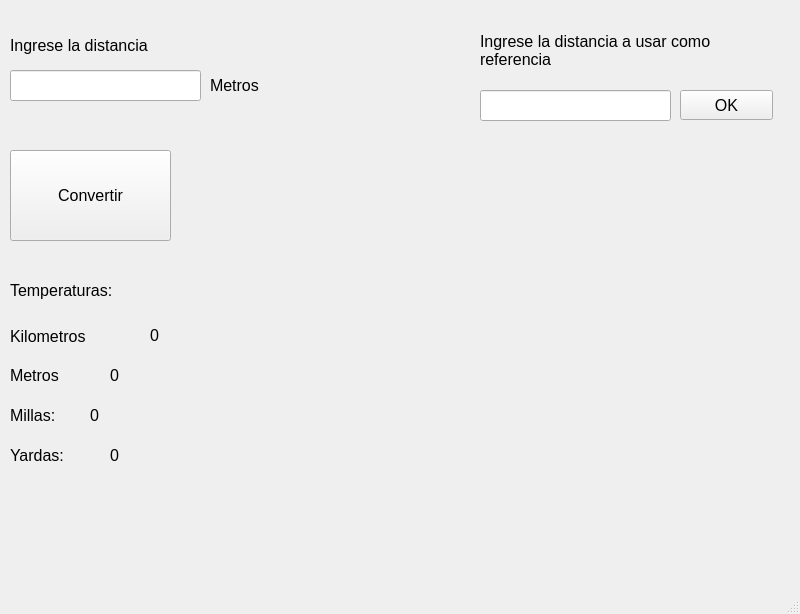
<?xml version="1.0" encoding="UTF-8"?>
<ui version="4.0">
 <class>MainWindow</class>
 <widget class="QMainWindow" name="MainWindow">
  <property name="geometry">
   <rect>
    <x>0</x>
    <y>0</y>
    <width>800</width>
    <height>614</height>
   </rect>
  </property>
  <property name="windowTitle">
   <string>MainWindow</string>
  </property>
  <widget class="QWidget" name="centralwidget">
   <widget class="QLabel" name="label_3">
    <property name="geometry">
     <rect>
      <x>10</x>
      <y>260</y>
      <width>301</width>
      <height>61</height>
     </rect>
    </property>
    <property name="font">
     <font>
      <pointsize>12</pointsize>
     </font>
    </property>
    <property name="text">
     <string>Temperaturas:</string>
    </property>
   </widget>
   <widget class="QLabel" name="km">
    <property name="geometry">
     <rect>
      <x>150</x>
      <y>320</y>
      <width>640</width>
      <height>30</height>
     </rect>
    </property>
    <property name="font">
     <font>
      <pointsize>12</pointsize>
     </font>
    </property>
    <property name="text">
     <string>0</string>
    </property>
   </widget>
   <widget class="QLineEdit" name="dist_default">
    <property name="geometry">
     <rect>
      <x>10</x>
      <y>70</y>
      <width>191</width>
      <height>31</height>
     </rect>
    </property>
    <property name="font">
     <font>
      <pointsize>12</pointsize>
     </font>
    </property>
    <property name="inputMethodHints">
     <set>Qt::ImhPreferNumbers</set>
    </property>
   </widget>
   <widget class="QLabel" name="label_6">
    <property name="geometry">
     <rect>
      <x>10</x>
      <y>320</y>
      <width>136</width>
      <height>33</height>
     </rect>
    </property>
    <property name="font">
     <font>
      <pointsize>12</pointsize>
     </font>
    </property>
    <property name="text">
     <string>Kilometros</string>
    </property>
   </widget>
   <widget class="QLabel" name="label_7">
    <property name="geometry">
     <rect>
      <x>10</x>
      <y>20</y>
      <width>411</width>
      <height>51</height>
     </rect>
    </property>
    <property name="font">
     <font>
      <pointsize>12</pointsize>
     </font>
    </property>
    <property name="text">
     <string>Ingrese la distancia</string>
    </property>
   </widget>
   <widget class="QLineEdit" name="eleccion_dist">
    <property name="geometry">
     <rect>
      <x>480</x>
      <y>90</y>
      <width>191</width>
      <height>31</height>
     </rect>
    </property>
    <property name="font">
     <font>
      <pointsize>12</pointsize>
     </font>
    </property>
   </widget>
   <widget class="QLabel" name="label_4">
    <property name="geometry">
     <rect>
      <x>10</x>
      <y>400</y>
      <width>210</width>
      <height>30</height>
     </rect>
    </property>
    <property name="font">
     <font>
      <pointsize>12</pointsize>
     </font>
    </property>
    <property name="text">
     <string>Millas:</string>
    </property>
   </widget>
   <widget class="QLabel" name="termp_defecto_2">
    <property name="geometry">
     <rect>
      <x>10</x>
      <y>440</y>
      <width>210</width>
      <height>30</height>
     </rect>
    </property>
    <property name="font">
     <font>
      <pointsize>12</pointsize>
     </font>
    </property>
    <property name="text">
     <string>Yardas:</string>
    </property>
   </widget>
   <widget class="QLabel" name="chequeo">
    <property name="geometry">
     <rect>
      <x>180</x>
      <y>160</y>
      <width>591</width>
      <height>81</height>
     </rect>
    </property>
    <property name="font">
     <font>
      <pointsize>12</pointsize>
     </font>
    </property>
    <property name="text">
     <string/>
    </property>
    <property name="wordWrap">
     <bool>true</bool>
    </property>
   </widget>
   <widget class="QLabel" name="label_5">
    <property name="geometry">
     <rect>
      <x>10</x>
      <y>360</y>
      <width>210</width>
      <height>30</height>
     </rect>
    </property>
    <property name="font">
     <font>
      <pointsize>12</pointsize>
     </font>
    </property>
    <property name="text">
     <string>Metros</string>
    </property>
   </widget>
   <widget class="QLabel" name="millas">
    <property name="geometry">
     <rect>
      <x>90</x>
      <y>400</y>
      <width>691</width>
      <height>30</height>
     </rect>
    </property>
    <property name="font">
     <font>
      <pointsize>12</pointsize>
     </font>
    </property>
    <property name="text">
     <string>0</string>
    </property>
   </widget>
   <widget class="QLabel" name="dist_defecto">
    <property name="geometry">
     <rect>
      <x>210</x>
      <y>70</y>
      <width>210</width>
      <height>30</height>
     </rect>
    </property>
    <property name="font">
     <font>
      <pointsize>12</pointsize>
     </font>
    </property>
    <property name="text">
     <string>Metros</string>
    </property>
   </widget>
   <widget class="QPushButton" name="conversor">
    <property name="geometry">
     <rect>
      <x>10</x>
      <y>150</y>
      <width>161</width>
      <height>91</height>
     </rect>
    </property>
    <property name="font">
     <font>
      <pointsize>12</pointsize>
     </font>
    </property>
    <property name="text">
     <string>Convertir</string>
    </property>
   </widget>
   <widget class="QLabel" name="label_8">
    <property name="geometry">
     <rect>
      <x>480</x>
      <y>10</y>
      <width>301</width>
      <height>80</height>
     </rect>
    </property>
    <property name="font">
     <font>
      <pointsize>12</pointsize>
      <weight>50</weight>
      <italic>false</italic>
      <bold>false</bold>
      <strikeout>false</strikeout>
     </font>
    </property>
    <property name="layoutDirection">
     <enum>Qt::LeftToRight</enum>
    </property>
    <property name="autoFillBackground">
     <bool>false</bool>
    </property>
    <property name="text">
     <string>Ingrese la distancia a usar como referencia</string>
    </property>
    <property name="textFormat">
     <enum>Qt::AutoText</enum>
    </property>
    <property name="scaledContents">
     <bool>false</bool>
    </property>
    <property name="wordWrap">
     <bool>true</bool>
    </property>
   </widget>
   <widget class="QLabel" name="yardas">
    <property name="geometry">
     <rect>
      <x>110</x>
      <y>440</y>
      <width>671</width>
      <height>30</height>
     </rect>
    </property>
    <property name="font">
     <font>
      <pointsize>12</pointsize>
     </font>
    </property>
    <property name="text">
     <string>0</string>
    </property>
   </widget>
   <widget class="QLabel" name="mts">
    <property name="geometry">
     <rect>
      <x>110</x>
      <y>360</y>
      <width>671</width>
      <height>30</height>
     </rect>
    </property>
    <property name="font">
     <font>
      <pointsize>12</pointsize>
     </font>
    </property>
    <property name="text">
     <string>0</string>
    </property>
   </widget>
   <widget class="QPushButton" name="btton_ok">
    <property name="geometry">
     <rect>
      <x>680</x>
      <y>90</y>
      <width>93</width>
      <height>30</height>
     </rect>
    </property>
    <property name="font">
     <font>
      <pointsize>12</pointsize>
     </font>
    </property>
    <property name="text">
     <string>OK</string>
    </property>
   </widget>
  </widget>
  <widget class="QMenuBar" name="menubar">
   <property name="geometry">
    <rect>
     <x>0</x>
     <y>0</y>
     <width>800</width>
     <height>26</height>
    </rect>
   </property>
  </widget>
  <widget class="QStatusBar" name="statusbar"/>
 </widget>
 <resources/>
 <connections/>
</ui>
